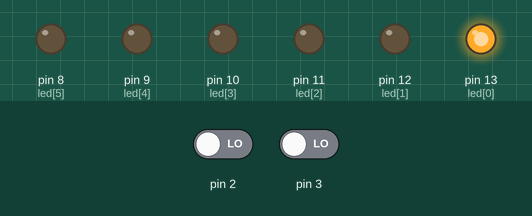
This sketch was run on a simulated Arduino Uno, built with avr-gcc and run on an emulated ATmega328P. On the bench: output pins drawn as LEDs (lit = HIGH). Inputs (shaded band) come from the test bench; at power-on: pin 2 LOW, pin 3 LOW.

Above: at 0.51 s.
At 1.31 s:
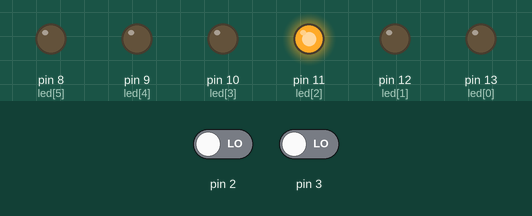
At 2.01 s:
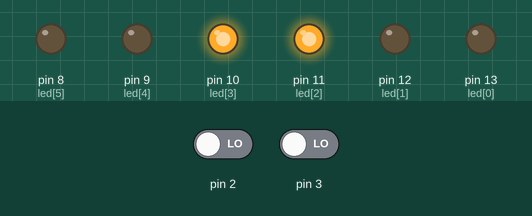
At 2.7 s:
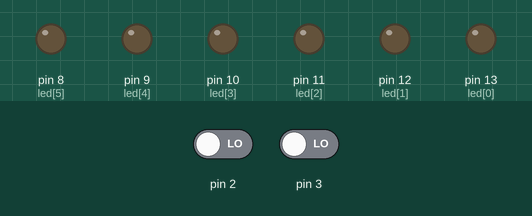
At 5.17 s:
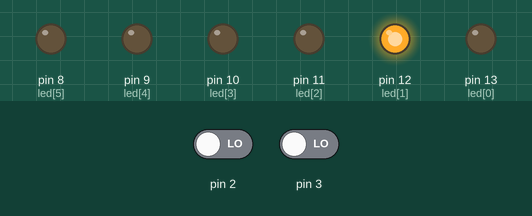
At 7.67 s:
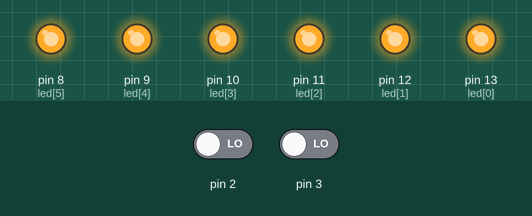
Timing chart, 0 to 8.7 s (numbered marks = the images above):
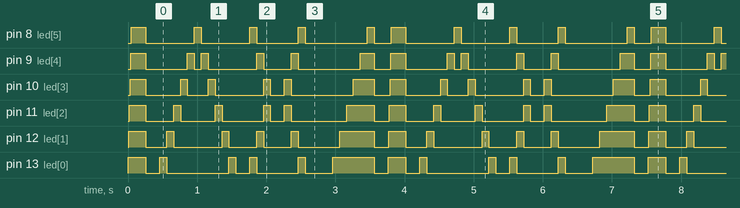

The sketch:

ard_led.ino
```cpp
const int led[6]={13,12,11,10,9,8};
int sw1=0;
int sw2=0;

void setup() {
  for(int i=0; i<6; i++) {
    pinMode(led[i],OUTPUT);
  }
  pinMode(2,INPUT);
  pinMode(3,INPUT);
}

void loop() {
  //flashing
  for(int i=0; i<6; i++){
    digitalWrite(led[i],HIGH);
    delay(10);
  }
  delay(200);
  for(int j=0; j<6; j++) {
      digitalWrite(led[j],LOW);
    }
  delay(200);
  //shift right
  for(int i=0; i<6; i++) {
    for(int j=0; j<6; j++) {
      digitalWrite(led[j],LOW);
    }
    digitalWrite(led[i],HIGH);
    delay(100);
  }
   //shift left
   for(int i=4; i>=0; i--) {
    for(int j=0; j<6; j++) {
      digitalWrite(led[j],LOW);
    }
    digitalWrite(led[i],HIGH);
    delay(100);
  }
  for(int j=0; j<6; j++) {
      digitalWrite(led[j],LOW);
    }
  delay(200);
  //2 LEDs converging
  for(int i=0; i<=2; i++) {
    for(int j=0; j<6; j++) {
      digitalWrite(led[j],LOW);
    }
    digitalWrite(led[i],HIGH);
    digitalWrite(led[5-i],HIGH);
    delay(100);
  }
  for(int j=0; j<6; j++) {
      digitalWrite(led[j],LOW);
    }
  delay(200);
    //2 LEDs diverging
    for(int i=2; i>=0; i--) {
    for(int j=0; j<6; j++) {
      digitalWrite(led[j],LOW);
    }
    digitalWrite(led[i],HIGH);
    digitalWrite(led[5-i],HIGH);
    delay(100);
  }
  for(int j=0; j<6; j++) {
      digitalWrite(led[j],LOW);
    }
  delay(200);
  // Ping Pong effect
  sw1=digitalRead(2);
  sw2=digitalRead(3);
  if(sw1==1) {
    for(int i=0; i<6; i++) {
    for(int j=0; j<6; j++) {
      digitalWrite(led[j],LOW);
    }
    digitalWrite(led[i],HIGH);
    delay(100);
  }
  }else if(sw2==1) {
    for(int i=5; i>=0; i--) {
    for(int j=0; j<6; j++) {
      digitalWrite(led[j],LOW);
    }
    digitalWrite(led[i],HIGH);
    delay(100);
  } }
  for(int j=0; j<6; j++) {
      digitalWrite(led[j],LOW);
    }
  delay(200);
  //Snake effect
  for(int i=0; i<6; i++){
    digitalWrite(led[i],HIGH);
    delay(100);
  }
  for(int j=0; j<6; j++) {
      digitalWrite(led[j],LOW);
    }
    delay(200);
  }
```

Measured:
- by itself, pin 8 (led[5]): repeats every 3.8 s: 2 × (LOW 0.70 s, HIGH 0.10 s), LOW 0.60 s, HIGH 0.10 s, LOW 0.90 s, HIGH 0.10 s, LOW 0.25 s, HIGH 0.21 s
- by itself, pin 12 (led[1]): repeats every 3.8 s: LOW 0.30 s, HIGH 0.10 s, LOW 0.70 s, 2 × (HIGH 0.10 s, LOW 0.40 s), HIGH 0.10 s, LOW 0.60 s, HIGH 0.50 s, LOW 0.21 s, HIGH 0.25 s
- by itself, everything shown: repeats every 3.8 s, in 29 steps
